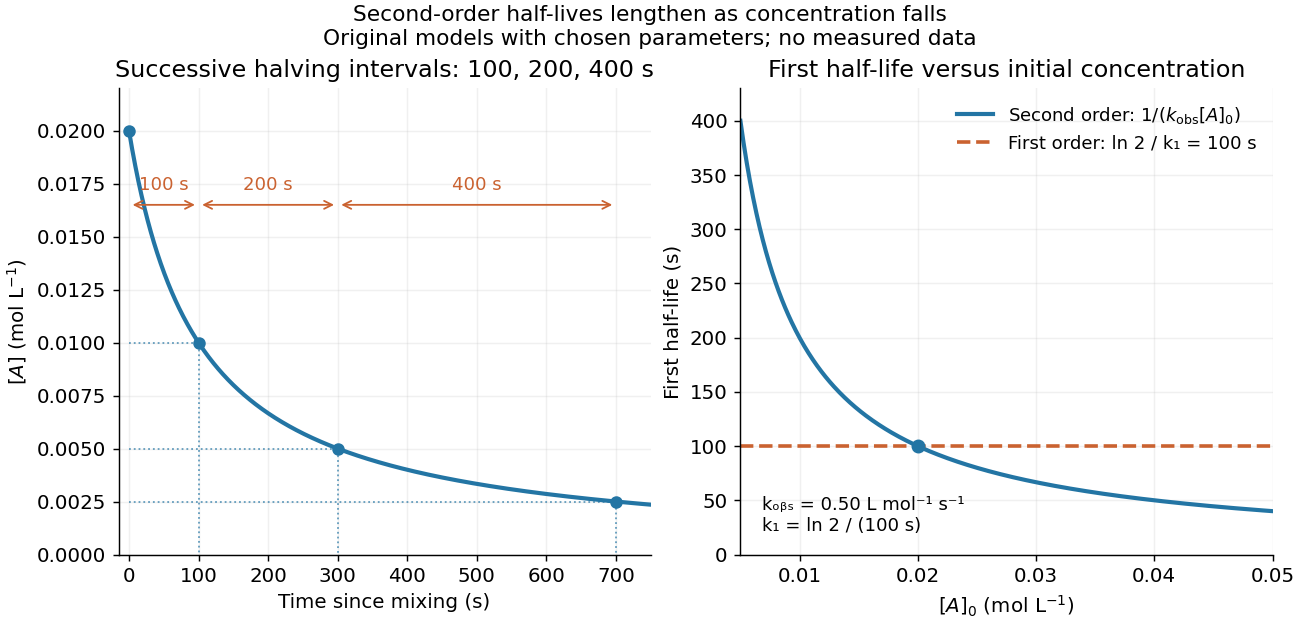

Here is the Python script that generated this plot:
"""Original half-life plots for prescribed kinetic models, not observations.

Tested with Python 3.14, Matplotlib 3.10.7 and NumPy 2.3.5.
Run from _media to write the matching opaque PNG into the current directory.
"""

from pathlib import Path

import matplotlib.pyplot as plt
import numpy as np


def main():
    k_obs, initial = 0.50, 0.020  # L mol^-1 s^-1 and mol L^-1
    time = np.linspace(0.0, 750.0, 1001)
    concentration = initial / (1.0 + k_obs * initial * time)
    plt.rcParams.update({"font.size": 11, "axes.spines.top": False,
                         "axes.spines.right": False, "figure.facecolor": "white"})
    fig, axes = plt.subplots(1, 2, figsize=(10.0, 4.8), layout="constrained")
    blue, orange = "#2375a4", "#ca6230"
    axes[0].plot(time, concentration, color=blue, lw=2.3)
    halving_times = np.array([0.0, 100.0, 300.0, 700.0])
    levels = initial / 2.0 ** np.arange(4)
    axes[0].scatter(halving_times, levels, color=blue, zorder=3, s=35)
    for end, level in zip(halving_times[1:], levels[1:]):
        axes[0].plot([0, end, end], [level, level, 0], ls=":", lw=1, color=blue, alpha=0.7)
    for start, end in zip(halving_times[:-1], halving_times[1:]):
        axes[0].annotate("", xy=(end, 0.0165), xytext=(start, 0.0165),
                         arrowprops={"arrowstyle": "<->", "color": orange})
        axes[0].text((start + end) / 2.0, 0.0172, f"{end-start:.0f} s",
                     ha="center", color=orange, fontsize=10)
    axes[0].set(title="Successive halving intervals: 100, 200, 400 s",
                xlabel="Time since mixing (s)", ylabel=r"$[A]$ (mol L$^{-1}$)",
                xlim=(-15, 750), ylim=(0, 0.022))
    starts = np.linspace(0.005, 0.050, 501)
    axes[1].plot(starts, 1.0 / (k_obs * starts), color=blue, lw=2.3,
                 label=r"Second order: $1/(k_{\rm obs}[A]_0)$")
    axes[1].axhline(100, color=orange, ls="--", lw=2,
                    label="First order: ln 2 / k₁ = 100 s")
    axes[1].scatter([initial], [100], color=blue, zorder=3, s=45)
    axes[1].set(title="First half-life versus initial concentration",
                xlabel=r"$[A]_0$ (mol L$^{-1}$)", ylabel="First half-life (s)",
                xlim=(0.005, 0.050), ylim=(0, 430))
    axes[1].legend(loc="upper right", fontsize=10, frameon=False)
    axes[1].text(0.04, 0.05, "kₒᵦₛ = 0.50 L mol⁻¹ s⁻¹\nk₁ = ln 2 / (100 s)",
                 transform=axes[1].transAxes, fontsize=10)
    for ax in axes:
        ax.grid(alpha=0.18)
    fig.suptitle("Second-order half-lives lengthen as concentration falls"
                 "\nOriginal models with chosen parameters; no measured data", fontsize=12)
    fig.savefig(Path(__file__).stem + ".png", dpi=130, facecolor="white", transparent=False)
    plt.close(fig)


if __name__ == "__main__":
    main()
